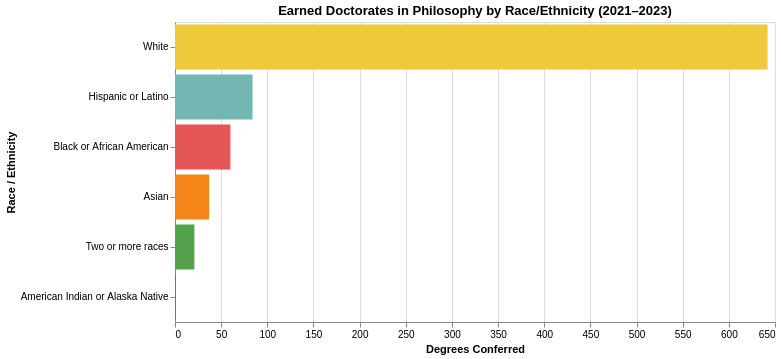

This figure's notebook cell:
### Markdown cell above
<div class="text-box">
    
## Earned Doctorates in Philosophy by Race/Ethnicity

### Code cell
#| code-fold: true

majors = ['38.01 - Philosophy.']


filtered_df = df[
    (df["Major"].isin(majors))
]

grouped_df = (
    filtered_df.groupby("Race and Ethnicity")["Awards/Degrees Conferred"]
    .sum()
    .reset_index()
)


chart = (
    alt.Chart(grouped_df)
    .mark_bar()
    .encode(
        x=alt.X("Awards/Degrees Conferred:Q", title="Degrees Conferred"),
        y=alt.Y("Race and Ethnicity:N", sort="-x", title="Race / Ethnicity"),
        color=alt.Color("Race and Ethnicity:N", legend=None),
        tooltip=["Race and Ethnicity:N", "Awards/Degrees Conferred:Q"]
    )
    .properties(
        title="Earned Doctorates in Philosophy by Race/Ethnicity (2021–2023)",
        width=600,
        height=300
    )
)

chart

### Figure 1 — Vega-Lite specification as saved in the notebook (floating-point values rounded to 4 significant figures)
{"config": {"view": {"continuousWidth": 300, "continuousHeight": 300}}, "data": {"name": "data-7c95dc1e9cd975fd0b3b9056ef93fef3"}, "mark": {"type": "bar"}, "encoding": {"color": {"field": "Race and Ethnicity", "legend": null, "type": "nominal"}, "tooltip": [{"field": "Race and Ethnicity", "type": "nominal"}, {"field": "Awards/Degrees Conferred", "type": "quantitative"}], "x": {"field": "Awards/Degrees Conferred", "title": "Degrees Conferred", "type": "quantitative"}, "y": {"field": "Race and Ethnicity", "sort": "-x", "title": "Race / Ethnicity", "type": "nominal"}}, "height": 300, "title": "Earned Doctorates in Philosophy by Race/Ethnicity (2021–2023)", "width": 600, "$schema": "https://vega.github.io/schema/vega-lite/v5.14.1.json", "datasets": {"data-7c95dc1e9cd975fd0b3b9056ef93fef3": [{"Race and Ethnicity": "American Indian or Alaska Native", "Awards/Degrees Conferred": 1}, {"Race and Ethnicity": "Asian", "Awards/Degrees Conferred": 37}, {"Race and Ethnicity": "Black or African American", "Awards/Degrees Conferred": 60}, {"Race and Ethnicity": "Hispanic or Latino", "Awards/Degrees Conferred": 84}, {"Race and Ethnicity": "Two or more races", "Awards/Degrees Conferred": 21}, {"Race and Ethnicity": "White", "Awards/Degrees Conferred": 642}]}}
